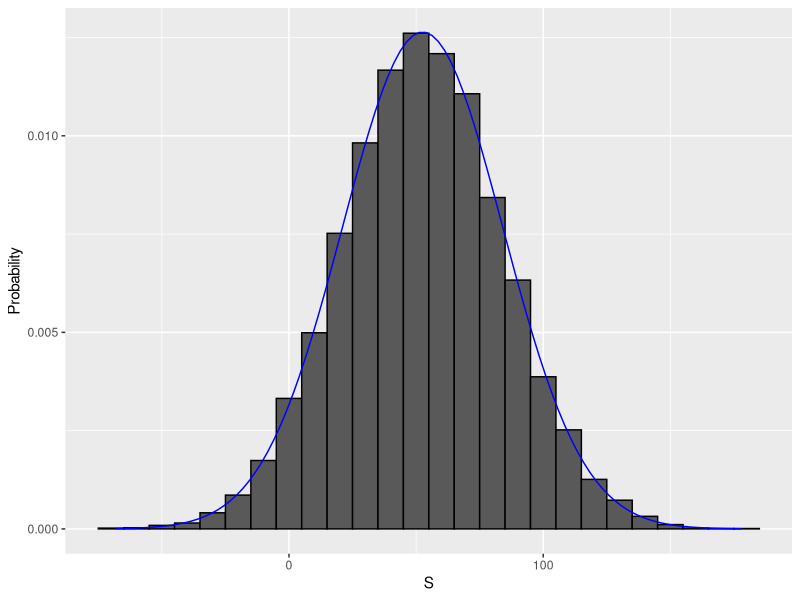

Recreate this plot in R. (Note: this script raises an error after producing the figure.)
# define random variable x to be 1 if blue, 0 otherwise
beads <- rep(c("red", "blue"), times = c(2, 3))
x <- ifelse(sample(beads, 1) == "blue", 1, 0)


# demonstrate that the random variable is different every time
ifelse(sample(beads, 1) == "blue", 1, 0)
ifelse(sample(beads, 1) == "blue", 1, 0)
ifelse(sample(beads, 1) == "blue", 1, 0)


#
# Sampling Models

# Monte Carlo simulation: Chance of casino losing money on roulette
# sampling model 1: define urn, then sample
color <- rep(c("Black", "Red", "Green"), c(18, 18, 2)) # define the urn for the sampling model
n <- 1000
X <- sample(ifelse(color == "Red", -1, 1), n, replace = TRUE)
X[1:10]



# sampling model 2: define urn inside sample function by noting probabilities
x <- sample(c(-1, 1), n, replace = TRUE, prob = c(9/19, 10/19))    # 1000 independent draws
S <- sum(x)    # total winnings = sum of draws
S

n <- 1000    # number of roulette players
B <- 10000    # number of Monte Carlo experiments
S <- replicate(B, {
  X <- sample(c(-1,1), n, replace = TRUE, prob = c(9/19, 10/19))    # simulate 1000 spins
  sum(X)    # determine total profit
})

mean(S < 0)    # probability of the casino losing money

library(tidyverse)
s <- seq(min(S), max(S), length = 100)    # sequence of 100 values across range of S
normal_density <- data.frame(s = s, f = dnorm(s, mean(S), sd(S))) # generate normal density for S
data.frame (S = S) %>%    # make data frame of S for histogram
  ggplot(aes(S, ..density..)) +
  geom_histogram(color = "black", binwidth = 10) +
  ylab("Probability") +
  geom_line(data = normal_density, mapping = aes(s, f), color = "blue")



#
# Questions 1 and 2: SAT testing
#

# Question 1a
# What is the probability of guessing correctly for one question?
p_guess <- 1/5

# Question 1b
# What is the expected value of points for guessing on one question?

0.2*1 - 0.25*0.8

# Question 1c
# What is the expected score of guessing on all 44 questions?
ES <- 0*44 # expected score

# Question 1d
# What is the standard error of guessing on all 44 questions?
SE <- sqrt(44) * abs(-0.25-1)*sqrt(0.2*0.8) # standart error

# Question 1e
# Use the Central Limit Theorem to determine the probability that a guessing student scores 8 points or higher on the test.
1- pnorm(8, ES, SE)

# Question 1f
# What is the probability that a guessing student scores 8 points or higher?
set.seed(21, sample.kind = "Rounding")
B <- 10000
S <- replicate(B, {
  sum(sample(c(1, -0.25), size=44, replace=TRUE, prob=c(p, 1-p)))
})
mean(S>8)

# Question 2a
# What is the expected value of the score when guessing on this new test?
ES <- (1*(1/4) + 0*(3/4))*44

# Question 2b
# What is the lowest p such that the probability of scoring over 35 exceeds 80%?
set.seed(21, sample.kind = "Rounding")

prob_win <- 1/4
p <- seq(0.25, 0.95, 0.05)

ES <- (1*(p) + 0*(1-p))*44
SE <- sqrt(44) * abs(1-0) * sqrt(p*(1-p))

probs <- 1- pnorm(35, ES, SE)
min(p[which(probs > 0.8)])



#
# Question 3: Betting on Roulette
#

# Question 3a
# What is the expected value of the payout for one bet?
prob_win <- 5/38
win_pay <- 6
lose_pay <- -1
ev_1 <- prob_win * win_pay + (1 - prob_win) * lose_pay
ev_1

# Question 3b
# What is the standard error of the payout for one bet?
se_1 <- abs((win_pay - lose_pay)) * sqrt(prob_win * (1-prob_win))
se_1

# Question 3c
# What is the expected value of the average payout over 500 bets?
ev_avg <- ev_1

# Question 3d
# What is the standard error of the average payout over 500 bets?
se_avg <- se_1 / sqrt(500)

# Question 3e
# What is the expected value of the sum of 500 bets?
ev_sum_500 <- ev_avg * 500

# Question 3f
# What is the standard error of the sum of 500 bets?
se_sum_500 <- se_1 * sqrt(500)

# Question 3g
# Use pnorm() with the expected value of the sum and standard error of the sum to calculate the probability of losing money over 500 bets, .
pnorm(0, ev_sum_500, se_sum_500)
